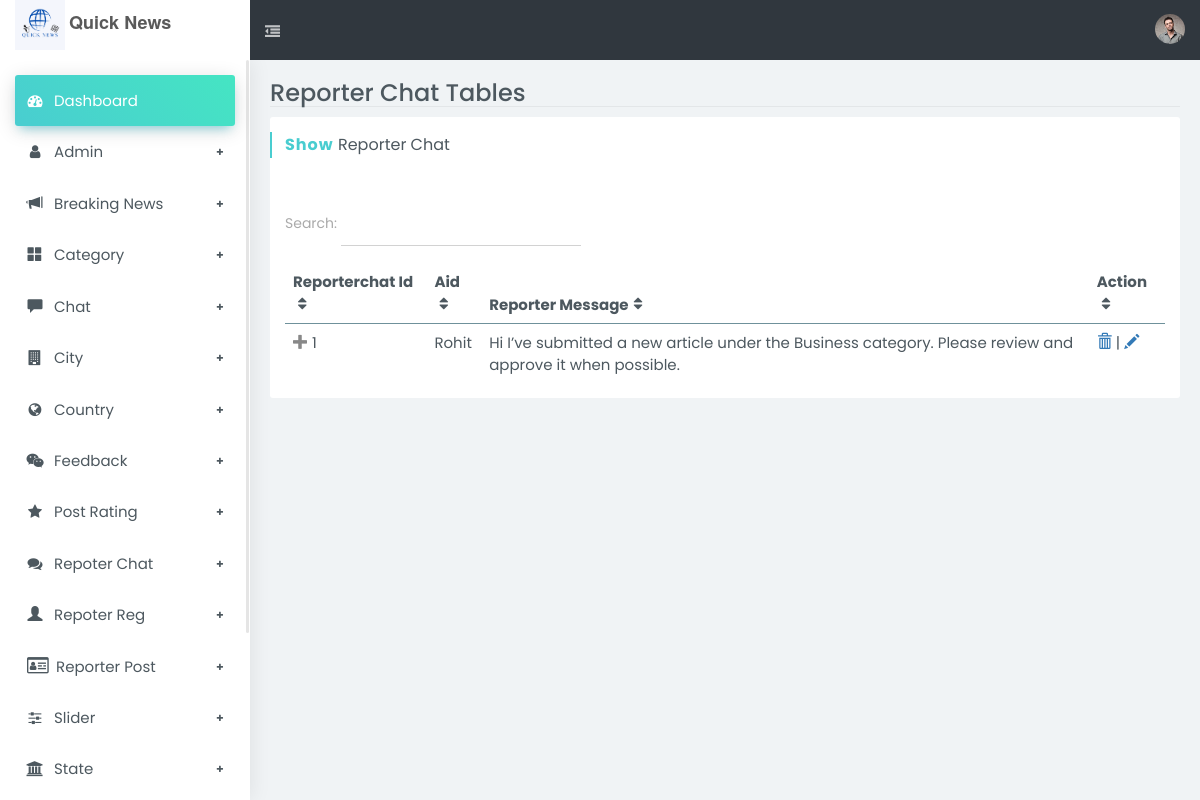
Page /newsadmin/index.php/reporterchatcontroller on the committed database.
### tables this page shows
CREATE TABLE IF NOT EXISTS `reporterchat` (
  `reporterchatid` int NOT NULL AUTO_INCREMENT,
  `Aid` int NOT NULL,
  `reportermsg` varchar(500) NOT NULL,
  `reporterchatstatus` enum('Active','Deactive') NOT NULL DEFAULT 'Active',
  PRIMARY KEY (`reporterchatid`),
  KEY `Aid` (`Aid`)
);

CREATE TABLE IF NOT EXISTS `admin_register` (
  `Aid` int NOT NULL AUTO_INCREMENT,
  `Aname` varchar(20) NOT NULL,
  `fullname` varchar(25) NOT NULL,
  `Aemail` varchar(30) NOT NULL,
  `password` varchar(10) NOT NULL,
  `gender` varchar(20) NOT NULL,
  `address` varchar(50) NOT NULL,
  `contactno` varchar(12) NOT NULL,
  `city` varchar(50) NOT NULL,
  `state` varchar(50) NOT NULL,
  `country` varchar(50) NOT NULL,
  `datereg` timestamp NOT NULL DEFAULT CURRENT_TIMESTAMP ON UPDATE CURRENT_TIMESTAMP,
  `updateadmin` timestamp NOT NULL DEFAULT '0000-00-00 00:00:00',
  `astatus` enum('Active','Deactive') NOT NULL DEFAULT 'Active',
  `pincode` varchar(10) NOT NULL,
  `aimage` varchar(100) NOT NULL,
  `priority` enum('Admin','Subadmin') NOT NULL DEFAULT 'Subadmin',
  PRIMARY KEY (`Aid`)
);

### newsadmin/application/controllers/reporterchatcontroller.php (called while the page is built, shortened)
<?php
class reporterchatcontroller extends CI_Controller{
    public function index() {
        $this->db->from('reporterchat');
        $this->db->join('admin_register', 'admin_register.Aid = reporterchat.Aid');
        $file['repchat']=$this->db->get()->result();
        $this->load->view('template/header');
        $this->load->view('template/sidebar');
        $this->load->view('reporterchat/showreporterchat', $file);
    }
 }
?>

### newsadmin/index.php (called while the page is built, shortened)
<?php
require_once BASEPATH.'core/CodeIgniter.php';

### newsadmin/application/views/reporterchat/showreporterchat.php (the view, shortened to what this page needs)
		<section id="content">
			<div class="page page-tables-footable">
				<div class="b-b mb-10">
					<div class="row">
						<div class="col-sm-6 col-xs-12">
							<h1 class="h3 m-0">Reporter Chat Tables</h1>
						</div>
					</div>
				</div>
				<div class="row">
					<div class="col-md-12">
						<section class="boxs ">
							<div class="boxs-header">
								<h3 class="custom-font hb-cyan">
									<strong>Show</strong> Reporter Chat</h3>
							</div>
							<div class="boxs-body">
								<div class="form-group">
									<label for="filter" style="padding-top: 5px">Search:</label>
									<input id="filter" type="text" class="form-control rounded w-md mb-10 inline-block" />
								</div>
								<table id="searchTextResults" data-filter="#filter" data-page-size="5" class="footable table table-custom">
									<thead>
										<tr>
											<th>Reporterchat Id</th>
											<th>Aid</th>
											<th data-hide="phone">Reporter Message</th>
											<th>Action</th>
										</tr>
									</thead>
									<tbody>
									<?php
										foreach($repchat as $row)
											{
											?>
										<tr>
											<td><?php echo $row->reporterchatid ?></td>
											<td><?php echo $row->Aname ?></td>
											<td><?php echo $row->reportermsg ?></td>
											<td>
												<a href="<?php echo site_url()?>/reporterchatcontroller/del/<?php echo $row->reporterchatid?>"><i class="glyphicon glyphicon-trash"></i></a> |
												<a href="<?php echo site_url()?>/reporterchatcontroller/edit/<?php echo $row->reporterchatid?>"><i class="glyphicon glyphicon-pencil"></i></a>
											</td>
											</tr>
										<?php
											}
											?>
									</tbody>
								</table>
							</div>
						</section>
					</div>
				</div>
			</div>
		</section>
	</div>
</body>
</html>

### rows in the picture
reporterchat: reporterchatid "1", Aid.Aname "Rohit", reportermsg "Hi I’ve submitted a new article under the Business category. Please review and approve it when possible."
